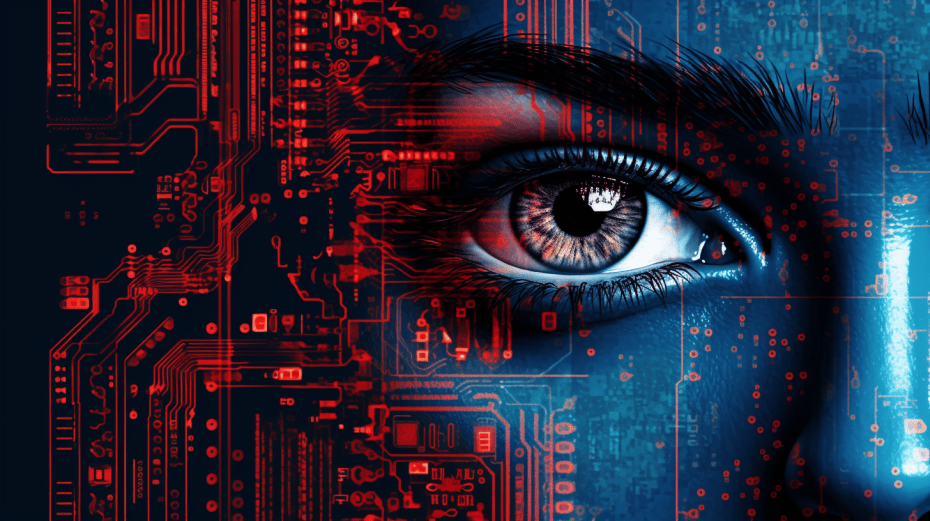
#> input picture lab2/computer_vision.png, 930 x 521 px
$ python example3.py
#> lines starting #> are read from the running program, lines starting #| are printed output that depends on the picture
import cv2
import numpy as np

def pixelVal(pix,r1,s1,r2,s2):
    if(0<=pix and pix<=r1):
        return (s1/r1)*pix
    elif(r1<pix and pix<=r2):
        return ((s2-s1)/(r2-r1))*(pix-r1)+s1
    else:
        return ((255-s2)/(255-r2))*(pix-r2)+s2

img = cv2.imread("computer_vision.png")
#> img is the input picture: shape (521, 930, 3); mean B, G, R 56.7, 38.6, 39
r1 = 70
s1 = 0
r2 = 140
s2 = 255
pixelVal_vec = np.vectorize(pixelVal)
contrast_stretched = pixelVal_vec(img , r1 , s1 , r2 , s2)
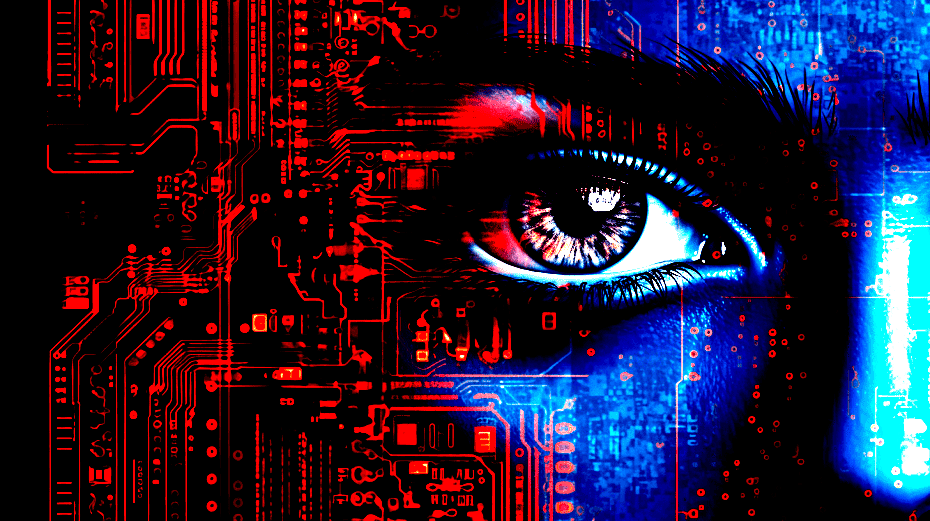
#> contrast_stretched: shape (521, 930, 3) float64; mean B, G, R 51.7, 24.6, 36.1
cv2.imshow("contrast_stretch.jpg",contrast_stretched)
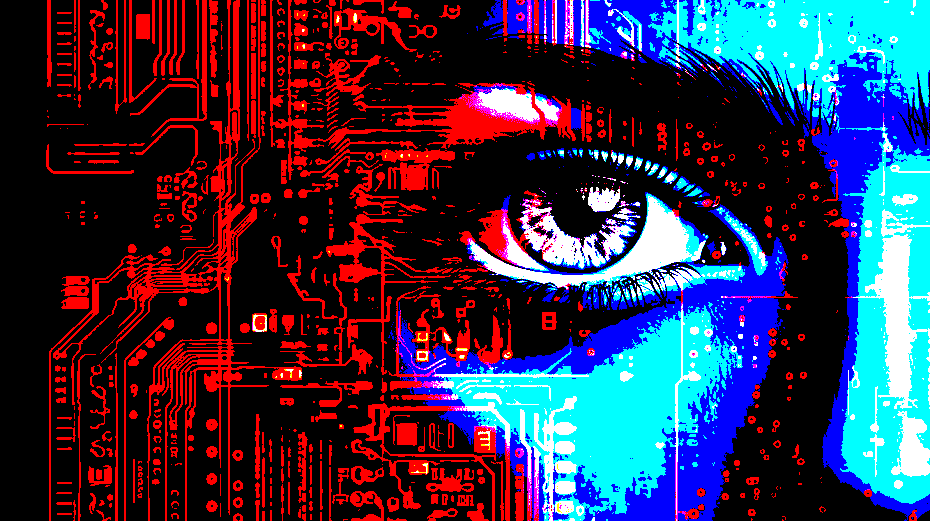
#> window 'contrast_stretch.jpg': shape (521, 930, 3); mean B, G, R 75.8, 48.2, 52.3
cv2.waitKey(0)
